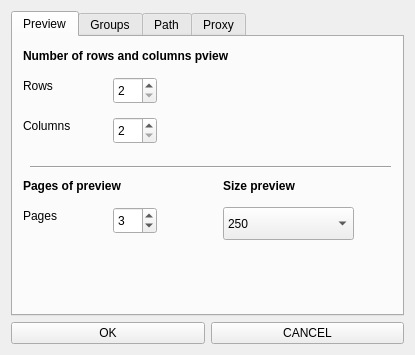
<?xml version="1.0" encoding="UTF-8"?>
<ui version="4.0">
 <class>Form</class>
 <widget class="QWidget" name="Form">
  <property name="geometry">
   <rect>
    <x>0</x>
    <y>0</y>
    <width>415</width>
    <height>355</height>
   </rect>
  </property>
  <property name="sizePolicy">
   <sizepolicy hsizetype="Preferred" vsizetype="Preferred">
    <horstretch>0</horstretch>
    <verstretch>0</verstretch>
   </sizepolicy>
  </property>
  <property name="mouseTracking">
   <bool>false</bool>
  </property>
  <property name="windowTitle">
   <string>Settings</string>
  </property>
  <layout class="QGridLayout" name="gridLayout1">
   <item row="1" column="0">
    <widget class="QPushButton" name="pushButtonOK">
     <property name="text">
      <string>OK</string>
     </property>
     <property name="icon">
      <iconset>
       <normaloff>pic/apply_8900.png</normaloff>pic/apply_8900.png</iconset>
     </property>
     <property name="iconSize">
      <size>
       <width>16</width>
       <height>16</height>
      </size>
     </property>
    </widget>
   </item>
   <item row="1" column="1">
    <widget class="QPushButton" name="pushButtonCancel">
     <property name="text">
      <string>CANCEL</string>
     </property>
     <property name="icon">
      <iconset>
       <normaloff>pic/button_cancel_9651.png</normaloff>pic/button_cancel_9651.png</iconset>
     </property>
     <property name="iconSize">
      <size>
       <width>16</width>
       <height>16</height>
      </size>
     </property>
    </widget>
   </item>
   <item row="0" column="0" colspan="2">
    <widget class="QTabWidget" name="tabWidget">
     <property name="currentIndex">
      <number>0</number>
     </property>
     <widget class="QWidget" name="tab">
      <attribute name="title">
       <string>Preview</string>
      </attribute>
      <widget class="QLabel" name="label">
       <property name="geometry">
        <rect>
         <x>10</x>
         <y>10</y>
         <width>231</width>
         <height>17</height>
        </rect>
       </property>
       <property name="font">
        <font>
         <weight>75</weight>
         <bold>true</bold>
        </font>
       </property>
       <property name="text">
        <string>Number of rows and columns pview</string>
       </property>
      </widget>
      <widget class="QLabel" name="label_2">
       <property name="geometry">
        <rect>
         <x>10</x>
         <y>40</y>
         <width>59</width>
         <height>17</height>
        </rect>
       </property>
       <property name="frameShadow">
        <enum>QFrame::Plain</enum>
       </property>
       <property name="text">
        <string>Rows</string>
       </property>
      </widget>
      <widget class="QLabel" name="label_3">
       <property name="geometry">
        <rect>
         <x>10</x>
         <y>80</y>
         <width>59</width>
         <height>17</height>
        </rect>
       </property>
       <property name="text">
        <string>Columns</string>
       </property>
      </widget>
      <widget class="QSpinBox" name="spinRow">
       <property name="geometry">
        <rect>
         <x>100</x>
         <y>40</y>
         <width>44</width>
         <height>27</height>
        </rect>
       </property>
       <property name="minimum">
        <number>2</number>
       </property>
       <property name="maximum">
        <number>8</number>
       </property>
      </widget>
      <widget class="QSpinBox" name="spinColumns">
       <property name="geometry">
        <rect>
         <x>100</x>
         <y>80</y>
         <width>44</width>
         <height>27</height>
        </rect>
       </property>
       <property name="minimum">
        <number>2</number>
       </property>
       <property name="maximum">
        <number>8</number>
       </property>
      </widget>
      <widget class="QLabel" name="label_4">
       <property name="geometry">
        <rect>
         <x>210</x>
         <y>140</y>
         <width>101</width>
         <height>17</height>
        </rect>
       </property>
       <property name="font">
        <font>
         <weight>75</weight>
         <bold>true</bold>
        </font>
       </property>
       <property name="text">
        <string>Size preview</string>
       </property>
      </widget>
      <widget class="QComboBox" name="comboBox">
       <property name="geometry">
        <rect>
         <x>210</x>
         <y>170</y>
         <width>131</width>
         <height>33</height>
        </rect>
       </property>
       <property name="currentIndex">
        <number>5</number>
       </property>
       <item>
        <property name="text">
         <string>50</string>
        </property>
       </item>
       <item>
        <property name="text">
         <string>100</string>
        </property>
       </item>
       <item>
        <property name="text">
         <string>130</string>
        </property>
       </item>
       <item>
        <property name="text">
         <string>160</string>
        </property>
       </item>
       <item>
        <property name="text">
         <string>200</string>
        </property>
       </item>
       <item>
        <property name="text">
         <string>250</string>
        </property>
       </item>
      </widget>
      <widget class="QLabel" name="label_6">
       <property name="geometry">
        <rect>
         <x>10</x>
         <y>140</y>
         <width>151</width>
         <height>17</height>
        </rect>
       </property>
       <property name="font">
        <font>
         <weight>75</weight>
         <bold>true</bold>
        </font>
       </property>
       <property name="text">
        <string>Pages of preview</string>
       </property>
      </widget>
      <widget class="QLabel" name="label_7">
       <property name="geometry">
        <rect>
         <x>10</x>
         <y>170</y>
         <width>59</width>
         <height>17</height>
        </rect>
       </property>
       <property name="text">
        <string>Pages</string>
       </property>
      </widget>
      <widget class="QSpinBox" name="spinPages">
       <property name="geometry">
        <rect>
         <x>100</x>
         <y>170</y>
         <width>44</width>
         <height>27</height>
        </rect>
       </property>
       <property name="minimum">
        <number>2</number>
       </property>
       <property name="maximum">
        <number>300</number>
       </property>
       <property name="value">
        <number>3</number>
       </property>
      </widget>
      <widget class="Line" name="line">
       <property name="geometry">
        <rect>
         <x>17</x>
         <y>120</y>
         <width>361</width>
         <height>20</height>
        </rect>
       </property>
       <property name="orientation">
        <enum>Qt::Horizontal</enum>
       </property>
      </widget>
     </widget>
     <widget class="QWidget" name="tab_2">
      <attribute name="title">
       <string>Groups</string>
      </attribute>
      <widget class="QListWidget" name="listWidget">
       <property name="geometry">
        <rect>
         <x>10</x>
         <y>30</y>
         <width>371</width>
         <height>191</height>
        </rect>
       </property>
      </widget>
      <widget class="QLabel" name="label_5">
       <property name="geometry">
        <rect>
         <x>10</x>
         <y>10</y>
         <width>111</width>
         <height>17</height>
        </rect>
       </property>
       <property name="font">
        <font>
         <weight>75</weight>
         <bold>true</bold>
        </font>
       </property>
       <property name="text">
        <string>Vk groups view</string>
       </property>
      </widget>
      <widget class="QPushButton" name="pushButtonAdd">
       <property name="geometry">
        <rect>
         <x>10</x>
         <y>230</y>
         <width>31</width>
         <height>27</height>
        </rect>
       </property>
       <property name="text">
        <string/>
       </property>
       <property name="icon">
        <iconset>
         <normaloff>pic/edit_add_1103.png</normaloff>pic/edit_add_1103.png</iconset>
       </property>
       <property name="iconSize">
        <size>
         <width>16</width>
         <height>16</height>
        </size>
       </property>
      </widget>
      <widget class="QPushButton" name="pushButtonDel">
       <property name="geometry">
        <rect>
         <x>50</x>
         <y>230</y>
         <width>31</width>
         <height>27</height>
        </rect>
       </property>
       <property name="text">
        <string/>
       </property>
       <property name="icon">
        <iconset>
         <normaloff>pic/edit_remove_8740.png</normaloff>pic/edit_remove_8740.png</iconset>
       </property>
       <property name="iconSize">
        <size>
         <width>16</width>
         <height>16</height>
        </size>
       </property>
      </widget>
     </widget>
     <widget class="QWidget" name="tab_3">
      <attribute name="title">
       <string>Path</string>
      </attribute>
      <widget class="QLabel" name="label_8">
       <property name="geometry">
        <rect>
         <x>10</x>
         <y>10</y>
         <width>131</width>
         <height>17</height>
        </rect>
       </property>
       <property name="font">
        <font>
         <weight>75</weight>
         <bold>true</bold>
        </font>
       </property>
       <property name="text">
        <string>Path to save image</string>
       </property>
      </widget>
      <widget class="QLineEdit" name="lineEdit">
       <property name="geometry">
        <rect>
         <x>10</x>
         <y>40</y>
         <width>341</width>
         <height>27</height>
        </rect>
       </property>
       <property name="readOnly">
        <bool>true</bool>
       </property>
      </widget>
      <widget class="QToolButton" name="toolButton">
       <property name="geometry">
        <rect>
         <x>360</x>
         <y>40</y>
         <width>22</width>
         <height>27</height>
        </rect>
       </property>
       <property name="text">
        <string>...</string>
       </property>
      </widget>
     </widget>
     <widget class="QWidget" name="tab_4">
      <attribute name="title">
       <string>Proxy</string>
      </attribute>
      <widget class="QRadioButton" name="radioButtonNo">
       <property name="geometry">
        <rect>
         <x>10</x>
         <y>10</y>
         <width>105</width>
         <height>22</height>
        </rect>
       </property>
       <property name="text">
        <string>No proxy</string>
       </property>
       <property name="checkable">
        <bool>true</bool>
       </property>
       <property name="checked">
        <bool>true</bool>
       </property>
       <property name="autoRepeat">
        <bool>false</bool>
       </property>
       <property name="autoExclusive">
        <bool>true</bool>
       </property>
      </widget>
      <widget class="QRadioButton" name="radioButtonYes">
       <property name="geometry">
        <rect>
         <x>10</x>
         <y>40</y>
         <width>201</width>
         <height>22</height>
        </rect>
       </property>
       <property name="text">
        <string>Manual proxy configuration</string>
       </property>
       <property name="checked">
        <bool>false</bool>
       </property>
      </widget>
      <widget class="QLabel" name="label_9">
       <property name="geometry">
        <rect>
         <x>10</x>
         <y>80</y>
         <width>71</width>
         <height>17</height>
        </rect>
       </property>
       <property name="text">
        <string>Host name</string>
       </property>
      </widget>
      <widget class="QLabel" name="label_10">
       <property name="geometry">
        <rect>
         <x>10</x>
         <y>120</y>
         <width>81</width>
         <height>17</height>
        </rect>
       </property>
       <property name="text">
        <string>Port number</string>
       </property>
      </widget>
      <widget class="QSpinBox" name="spinBoxPort">
       <property name="geometry">
        <rect>
         <x>100</x>
         <y>120</y>
         <width>81</width>
         <height>27</height>
        </rect>
       </property>
       <property name="maximum">
        <number>9999</number>
       </property>
       <property name="value">
        <number>3128</number>
       </property>
      </widget>
      <widget class="QLineEdit" name="lineEditProxy">
       <property name="geometry">
        <rect>
         <x>100</x>
         <y>80</y>
         <width>281</width>
         <height>27</height>
        </rect>
       </property>
      </widget>
      <widget class="QCheckBox" name="checkBox">
       <property name="geometry">
        <rect>
         <x>10</x>
         <y>160</y>
         <width>161</width>
         <height>22</height>
        </rect>
       </property>
       <property name="text">
        <string>Proxy authentication</string>
       </property>
      </widget>
      <widget class="QLabel" name="label_11">
       <property name="geometry">
        <rect>
         <x>10</x>
         <y>190</y>
         <width>59</width>
         <height>17</height>
        </rect>
       </property>
       <property name="text">
        <string>Login</string>
       </property>
      </widget>
      <widget class="QLabel" name="label_12">
       <property name="geometry">
        <rect>
         <x>10</x>
         <y>230</y>
         <width>59</width>
         <height>17</height>
        </rect>
       </property>
       <property name="text">
        <string>Password</string>
       </property>
      </widget>
      <widget class="QLineEdit" name="lineEditLogin">
       <property name="geometry">
        <rect>
         <x>100</x>
         <y>190</y>
         <width>281</width>
         <height>27</height>
        </rect>
       </property>
      </widget>
      <widget class="QLineEdit" name="lineEditPwd">
       <property name="geometry">
        <rect>
         <x>100</x>
         <y>230</y>
         <width>281</width>
         <height>27</height>
        </rect>
       </property>
       <property name="echoMode">
        <enum>QLineEdit::Password</enum>
       </property>
       <property name="clearButtonEnabled">
        <bool>false</bool>
       </property>
      </widget>
     </widget>
    </widget>
   </item>
  </layout>
 </widget>
 <resources/>
 <connections/>
</ui>
